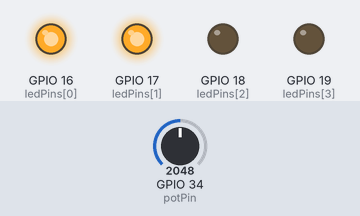
Bench run of a sketch on a simulated ESP32. Shown: output pins drawn as LEDs (lit = HIGH). The test bench sets the inputs (shaded band); at power-on: GPIO 34 (potPin) = 2048.

Above: at 1.2 s.
1.3 s: GPIO 34 (potPin) set to 2866
At 2.4 s:
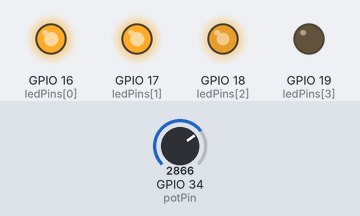
2.8 s: GPIO 34 (potPin) set to 3603
At 3.8 s:
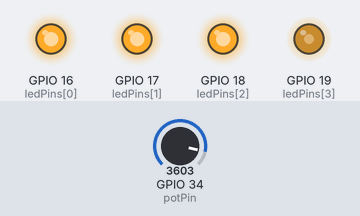
4.3 s: GPIO 34 (potPin) set to 4095
At 5.0 s:
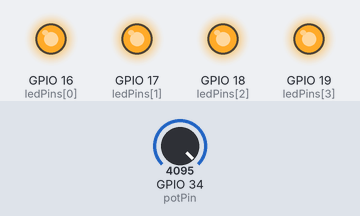
5.8 s: GPIO 34 (potPin) set to 491
At 6.1 s:
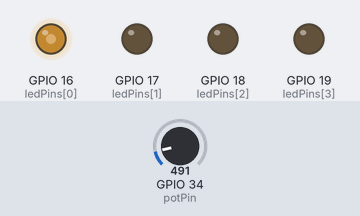
7.3 s: GPIO 34 (potPin) set to 0
At 8.4 s:
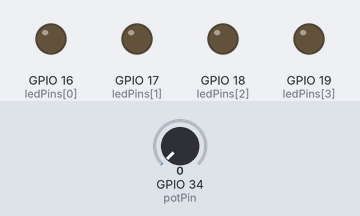
Timing chart, 0 to 9.8 s (numbered marks = the images above; inputs shaded):
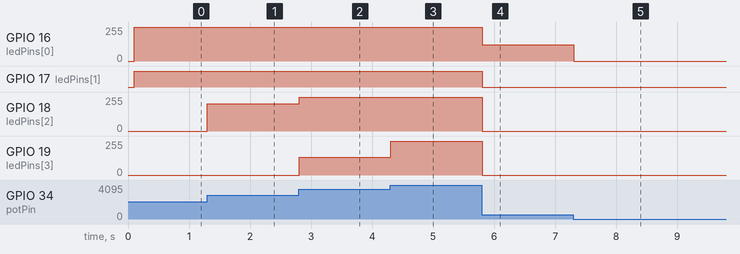

The sketch:

shift-brightness-bar.ino
```cpp
const int potPin = 34;
const int ledPinsLevel[] = { 0, 1024, 2048, 3072 };

const int ledPins[] = { 16, 17, 18, 19 };
const int arrayCount = sizeof(ledPins) / sizeof(ledPins[0]);

unsigned long now = 0;
unsigned long lastCheck = 0;
const unsigned long interval = 100;

void setup() {
  Serial.begin(115200);
  for (int i = 0; i < arrayCount; i++) {
    pinMode(ledPins[i], OUTPUT);
  }
}

void brightnessLevels() {
  int analog = analogRead(potPin);
  for (int i = 0; i < arrayCount; i++) {
    int brightness = analog - ledPinsLevel[i];
    brightness = constrain(brightness, 0, 1023);
    analogWrite(ledPins[i], (brightness >> 2));
  }
}

void loop() {
  now = millis();
  if (now - lastCheck >= interval) {
    brightnessLevels();
    lastCheck = now;
  }
}
```

Measured:
- after the input at 1.3 s, GPIO 18 (ledPins[2]): 0/255 → 204/255 at once
- after the input at 2.8 s, GPIO 18 (ledPins[2]): 204/255 → 255/255 at once; GPIO 19 (ledPins[3]): 0/255 → 132/255 at once
- after the input at 4.3 s, GPIO 19 (ledPins[3]): 132/255 → 255/255 at once
- after the input at 5.8 s, GPIO 16 (ledPins[0]): 255/255 → 122/255 at once; GPIO 17 (ledPins[1]): HIGH → LOW at once; GPIO 18 (ledPins[2]), GPIO 19 (ledPins[3]): 255/255 → 0/255 at once
- after the input at 7.3 s, GPIO 16 (ledPins[0]): 122/255 → 0/255 at once
